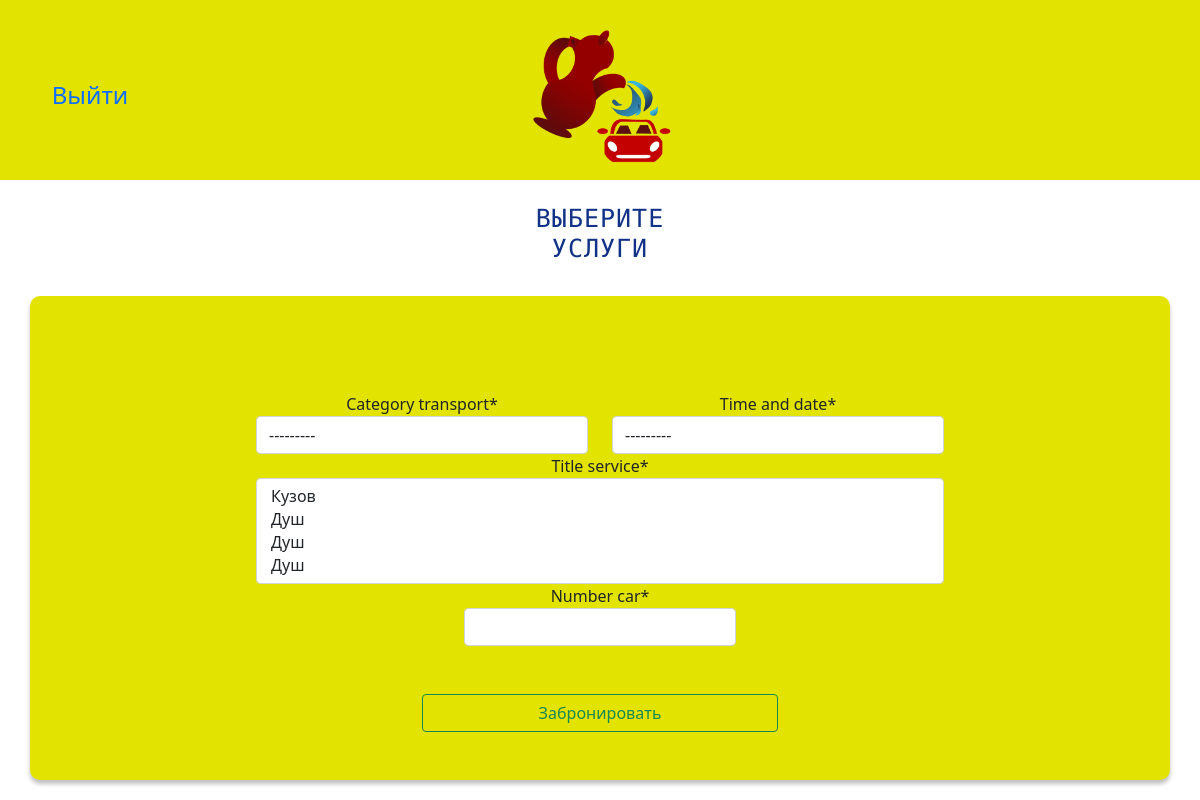
/booking/, run on an earlier commit of the app's database.
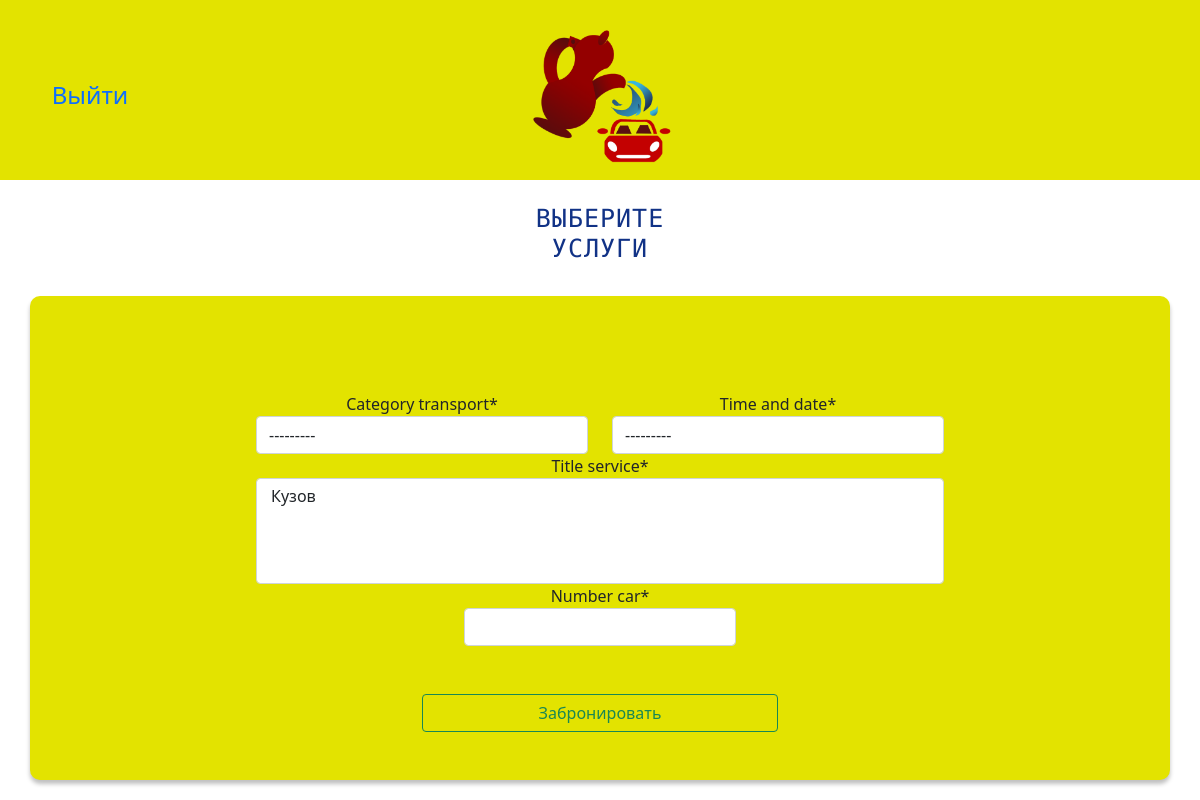
And on a later commit of the database.
### kumgan/models.py (models this page shows, shortened)
class Services(models.Model):
    title_service = models.CharField(max_length=20)
    price_service = models.IntegerField(verbose_name='Цена')
    amount = models.IntegerField(default=1, verbose_name="Количество")
    category_transport = models.ForeignKey(Category_Transport,
                                           on_delete=models.CASCADE, related_name="category_transport")
    def __str__(self):
        return str(self.title_service)
    class Meta:
        verbose_name = 'Service'
        verbose_name_plural = 'Services'

### kumgan/views.py (the view, shortened to what this page needs)
# urls.py: path('booking/', views.BookingCreateView.as_view(), name='booking'),
class BookingCreateView(CreateView):
    fields = ['category_transport', 'time_and_date', 'title_service', 'number_car']
    template_name = 'kumgan/booking.html'
    def get_queryset(self):
        return Booking.objects.all()

### kumgan/models.py (called while the page is built)
    def __str__(self):
        return str(self.time_date)

    def __str__(self):
        return self.type_of_car

### kumgan/templates/kumgan/booking.html (shortened to what this page needs)
{% extends 'kumgan/base.html' %}
{% load crispy_forms_filters %}
{% load static %}
{% load crispy_forms_tags %}
{% block title_page %}
    <span class="container">
    <div class="row text-center justify-content-center">
        <h2 class="col-2 title_of_page">Выберите Услуги</h2>
    </div>
    </span>
{% endblock title_page %}
{% block content %}
    <div class="container pt-5 border_time_date_card">
    <div class="row justify-content-center text-center">
        <div class="col-8">
            <form class="pt-5" method="post">
                <div class="container">
                    <div class="row justify-content-center">
                        <div class="col-6">{{ form.category_transport|as_crispy_field }}</div>
                         <div class="col-6">{{ form.time_and_date|as_crispy_field }}</div>
                         <div class="col-12">{{ form.title_service |as_crispy_field }}</div>
                         <div class="col-5">{{ form.number_car|as_crispy_field }}</div>
                        <button id="button_index" type="submit" class="btn btn-outline-success text-center w-50 m-5">
                            Забронировать
                        </button>
                    </div>
                </div>
            </form>
        </div>
    </div>
</div>
{% endblock content %}

What changed in the data, as far as the page shows it:
removed Services: category_transport "---------"
changed Services: title_service "Кузов / Душ / Душ / Душ" → "Кузов"
